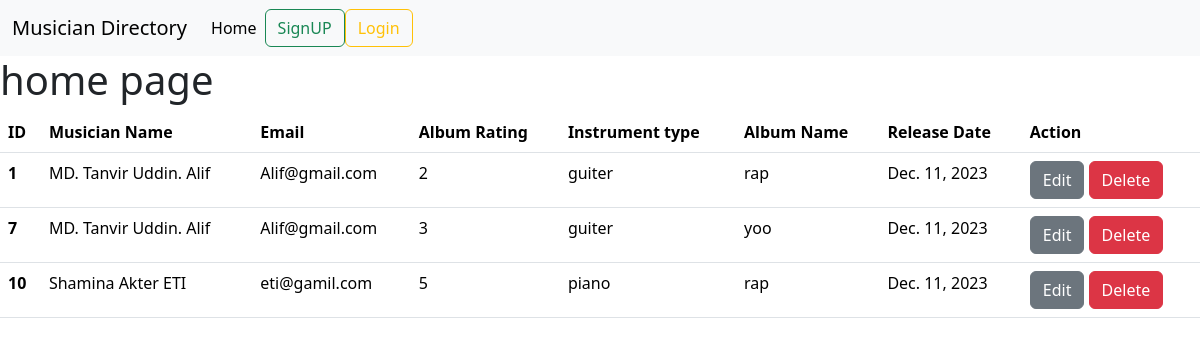
The page / on the database its author committed.
### album/models.py (models this page shows, shortened)
class Album(models.Model):
    Album_Name = models.CharField(max_length=100)
    Album_Release_Date = models.DateField()
    Rating = models.IntegerField()
    Musician = models.ForeignKey(Musician, on_delete=models.CASCADE)

### musician/models.py (models this page shows, shortened)
class Musician(models.Model):
    First_Name = models.CharField(max_length=30)
    Last_Name = models.CharField(max_length=30)
    Email = models.EmailField()
    phone_Number = models.CharField(max_length=12)
    Instrument_Type = models.CharField(max_length=30)

### Musician_Directory/views.py (the view)
# urls.py: 2. Add a URL to urlpatterns:  path('', views.home, name='home')
def home(request):
    data = Album.objects.all()
    return render(request,'home.html',{'data':data})

### templates/home.html
{% extends 'base.html' %}
{% block content %}
<h1>home page</h1>
<table class="table">
    <thead>
      <tr>
        <th scope="col">ID</th>
        <th scope="col">Musician Name</th>
        <th scope="col">Email</th>
        <th scope="col">Album Rating</th>
        <th scope="col">Instrument type</th>
        <th scope="col">Album Name</th>
        <th scope="col">Release Date</th>
        <th scope="col">Action</th>
      </tr>
    </thead>
    <tbody>
      {% for i in data %}
      <tr>
        <th scope="row">{{i.id}}</th>
        {% if request.user.is_authenticated %}
        <td><a href="{% url 'edit_musician' i.Musician.id %}">{{i.Musician.First_Name}} {{i.Musician.Last_Name}}</a></td>
        {%else%}
        <td>{{i.Musician.First_Name}} {{i.Musician.Last_Name}}</td>
        {%endif%}
        <td>{{i.Musician.Email}}</td>
        <td>{{i.Rating}}</td>
        <td>{{i.Musician.Instrument_Type}}</td>
        <td>{{i.Album_Name}}</td>
        <td>{{i.Album_Release_Date}}</td>
        <td>
            <a href="{% url 'edit_post' i.id %}" class="btn btn-secondary">Edit</a>
            <a href="{% url 'delete_post' i.id %}" class="btn btn-danger">Delete</a>
        </td>
      </tr>
      {% endfor %}
    </tbody>
  </table>
{% endblock %}

### templates/base.html (shortened to what this page needs)
<!DOCTYPE html>
<html lang="en">
  <head>
  </head>
  <link
    href="https://cdn.jsdelivr.net/npm/bootstrap@5.3.2/dist/css/bootstrap.min.css"
    rel="stylesheet"
  />
  <body>
    <nav class="navbar navbar-expand-lg bg-body-tertiary">
      <div class="container-fluid">
        <a class="navbar-brand" href="#">Musician Directory</a>
        <div class="collapse navbar-collapse" id="navbarNav">
          <ul class="navbar-nav">
            <li class="nav-item">
              <a
                class="nav-link active"
                aria-current="page"
                href="{% url 'home_page' %}"
                >Home</a
              >
            </li>
          </ul>
          <form class="d-flex" role="search">
            {% if request.user.is_authenticated %}
            <a href="{% url 'logout' %}" class="btn btn-outline-danger" type="submit">Logout</a>
            {%else%}
            <a href="{% url 'signup' %}" class="btn btn-outline-success" type="submit">SignUP</a>
            <a href="{% url 'login' %}" class="btn btn-outline-warning" type="submit">Login</a>
            {%endif%}
          </form>
        </div>
      </div>
    </nav>
    {% block content %} {% endblock %}
  </body>
</html>

### rows shown on the page
Album: id "1", Musician.First_Name "MD. Tanvir Uddin.", Musician.Last_Name "Alif", Musician.Email "Alif@gmail.com", Rating "2", Musician.Instrument_Type "guiter", Album_Name "rap", Album_Release_Date "Dec. 11, 2023"
Album: id "7", Musician.First_Name "MD. Tanvir Uddin.", Musician.Last_Name "Alif", Musician.Email "Alif@gmail.com", Rating "3", Musician.Instrument_Type "guiter", Album_Name "yoo", Album_Release_Date "Dec. 11, 2023"
Album: id "10", Musician.First_Name "Shamina Akter", Musician.Last_Name "ETI", Musician.Email "eti@gamil.com", Rating "5", Musician.Instrument_Type "piano", Album_Name "rap", Album_Release_Date "Dec. 11, 2023"
